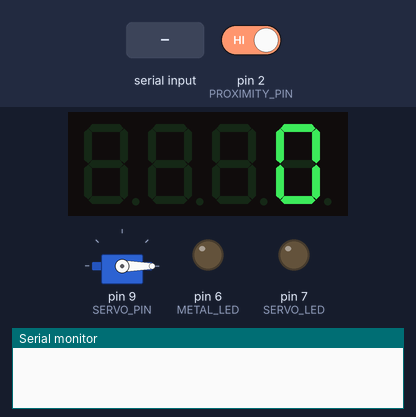
The sketch below on a simulated Arduino Uno, built with avr-gcc and run on an emulated ATmega328P. Shown: servo, 4-digit seven-segment display, output pins drawn as LEDs (lit = HIGH), the last lines printed to the serial monitor. Inputs (shaded band) come from the test bench; at power-on: pin 2 (PROXIMITY_PIN) HIGH.

Above: at 1.2 s.
1.3 s: pin 2 (PROXIMITY_PIN) driven LOW
At 1.6 s:
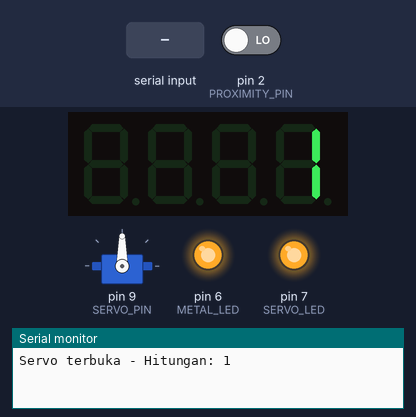
2.8 s: "2" received over the second serial link
At 4.5 s:
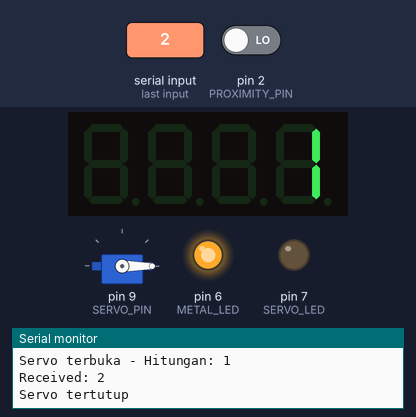
4.9 s: "1" received over the second serial link
At 5.4 s:
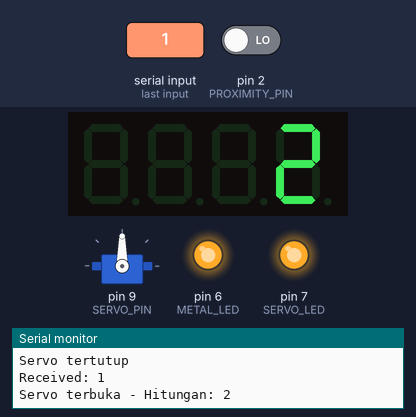
6.4 s: "R" received over the second serial link
At 7.6 s:
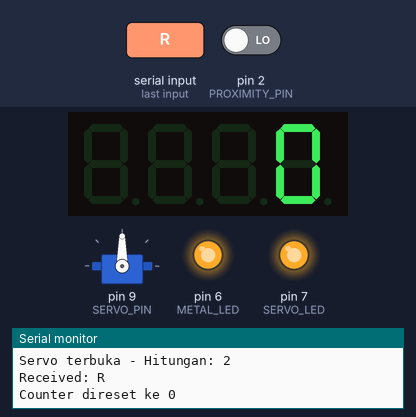
7.9 s: pin 2 (PROXIMITY_PIN) driven HIGH
At 8.9 s:
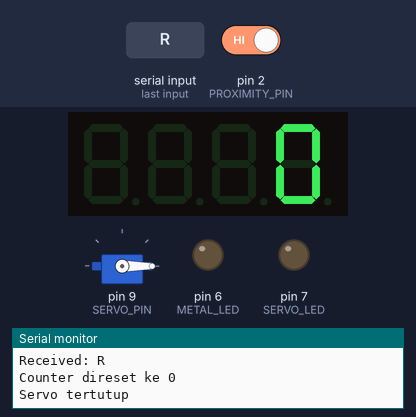
9.4 s: "1" received over the second serial link
At 10.6 s:
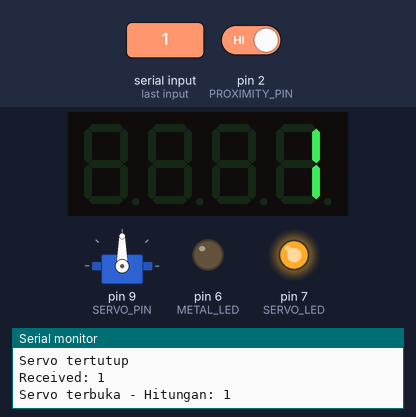
Timing chart, 0 to 11.9 s (numbered marks = the images above; inputs shaded):
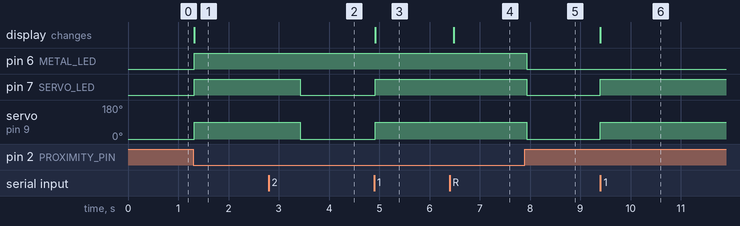

Measured:
- after the input at 1.3 s, pin 6 (METAL_LED), pin 7 (SERVO_LED): LOW → HIGH at once; servo on pin 9 (SERVO_PIN): 0° → 90° at once; the display: changes at once (image 1)
- after the input at 2.8 s, pin 7 (SERVO_LED): HIGH → LOW after 0.62 s; servo on pin 9 (SERVO_PIN): 90° → 0° after 0.62 s
- after the input at 4.9 s, pin 7 (SERVO_LED): LOW → HIGH at once; servo on pin 9 (SERVO_PIN): 0° → 90° at once; the display: changes at once (image 3)
- after the input at 6.4 s, the display: changes after 0.08 s (image 4)
- after the input at 7.9 s, pin 6 (METAL_LED), pin 7 (SERVO_LED): HIGH → LOW at once; servo on pin 9 (SERVO_PIN): 90° → 0° at once
- after the input at 9.4 s, pin 7 (SERVO_LED): LOW → HIGH at once; servo on pin 9 (SERVO_PIN): 0° → 90° at once; the display: changes at once (image 6)

The sketch:

trash_can.ino
```cpp
#include <Servo.h>
#include <TM1637Display.h>
#include <SoftwareSerial.h>

// Pin definitions
const int SERVO_PIN = 9;        // Servo di pin 9
const int PROXIMITY_PIN = 2;    // Sensor proximity di pin 4
const int CLK = 5;             // TM1637 Clock pin
const int DIO = 4;             // TM1637 Data IO pin
const int METAL_LED = 6;       // LED indikator metal
const int SERVO_LED = 7;       // LED indikator servo
const int BT_RX = 10;          // Bluetooth RX pin
const int BT_TX = 11;          // Bluetooth TX pin

// Buat objek servo, display dan bluetooth
Servo myServo;
TM1637Display display(CLK, DIO);
SoftwareSerial BT(BT_RX, BT_TX); // Rename bluetooth ke BT

// Variable untuk menghitung gerakan
int counter = 0;
bool isServoOpen = false;      // Status servo
bool lastProximityState = HIGH; // Status terakhir sensor
char command;                  // Variable untuk menyimpan command bluetooth

void setup() {
  // Inisialisasi servo
  myServo.attach(SERVO_PIN);
  myServo.write(0);  // Set posisi awal ke 0 derajat

  // Inisialisasi display
  display.setBrightness(5);  // Set kecerahan (0-7)
  display.showNumberDec(0);  // Tampilkan angka 0

  // Set pin mode
  pinMode(PROXIMITY_PIN, INPUT);
  pinMode(METAL_LED, OUTPUT);
  pinMode(SERVO_LED, OUTPUT);

  // Inisialisasi Serial dan Bluetooth
  Serial.begin(9600);
  BT.begin(9600);
}

void loop() {
  // Baca status sensor proximity
  int proximityState = digitalRead(PROXIMITY_PIN);

  // Cek command dari Bluetooth
  if (BT.available() > 0) {
    command = BT.read();
    Serial.print("Received: ");
    Serial.println(command);

    switch(command) {
      case '1':
        if (!isServoOpen) {
          openServo();
          BT.println("Command: Servo dibuka");
        }
        break;

      case '2':
        if (isServoOpen) {
          closeServo();
          BT.println("Command: Servo ditutup");
        }
        break;

      case 'R':
      case 'r':
        resetCounter();
        BT.println("Counter direset");
        break;
    }
  }

  // Deteksi perubahan status proximity (edge detection)
  if (proximityState == LOW && lastProximityState == HIGH) {
    // Metal terdeteksi dan servo belum terbuka
    if (!isServoOpen) {
      digitalWrite(METAL_LED, HIGH);  // Nyalakan LED metal
      openServo();
      delay(2000);  // Delay 2 detik
    }
  }
  else if (proximityState == HIGH && lastProximityState == LOW) {
    // Metal tidak terdeteksi lagi
    digitalWrite(METAL_LED, LOW);   // Matikan LED metal
    if (isServoOpen) {
      closeServo();
    }
  }

  // Update status terakhir proximity
  lastProximityState = proximityState;

  // Delay kecil untuk stabilitas pembacaan
  delay(50);
}

// Fungsi untuk membuka servo
void openServo() {
  myServo.write(90);  // Gerakkan servo ke 90 derajat
  digitalWrite(SERVO_LED, HIGH);  // Nyalakan LED servo
  counter++;  // Tambah hitungan
  display.showNumberDec(counter);  // Update display
  isServoOpen = true;

  // Kirim informasi ke Serial dan Bluetooth
  String message = "Servo terbuka - Hitungan: " + String(counter);
  Serial.println(message);
  BT.println(message);
}

// Fungsi untuk menutup servo
void closeServo() {
  myServo.write(0);   // Servo ke posisi awal
  digitalWrite(SERVO_LED, LOW);   // Matikan LED servo
  isServoOpen = false;

  // Kirim informasi ke Serial dan Bluetooth
  Serial.println("Servo tertutup");
  BT.println("Servo tertutup");
}

// Fungsi untuk reset counter
void resetCounter() {
  counter = 0;
  display.showNumberDec(counter);  // Update display
  Serial.println("Counter direset ke 0");
}
```
